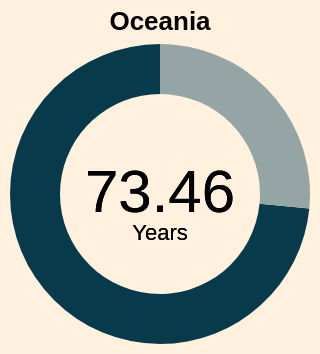

Source (Vega-Lite JSON):
### Vega-Lite specification from a JSON file in a GitHub repository (floating-point values rounded to 4 significant figures)
{"$schema": "https://vega.github.io/schema/vega-lite/v5.json", "width": 150, "height": 150, "config": {"view": {"stroke": null}, "background": "#fff1de"}, "title": {"text": "Oceania"}, "data": {"values": [{"Continent": "Oceania", "Avg_LE": "73.46355526"}, {"Continent": "Remaining", "Avg_LE": "26.53644474"}]}, "layer": [{"mark": {"type": "arc", "innerRadius": 50}}, {"mark": {"type": "text", "text": "73.46", "fontSize": 30}, "encoding": {"color": {"value": "black"}}}, {"mark": {"type": "text", "text": "Years", "dy": 20}, "encoding": {"color": {"value": "black"}}}], "encoding": {"theta": {"field": "Avg_LE", "type": "quantitative"}, "color": {"field": "Continent", "type": "nominal", "legend": null, "scale": {"domain": ["Oceania", "Remaining"], "range": ["#073b4c", "#95A5A6"]}}, "tooltip": [{"field": "Continent", "type": "nominal", "title": "Continent"}, {"field": "Avg_LE", "type": "quantitative", "title": "Life Expectancy (years)", "format": ".2f"}]}}
